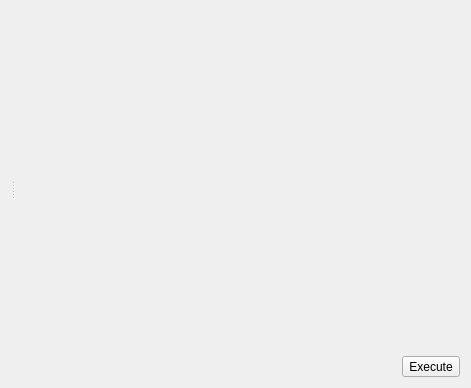
<ui version="4.0" >
 <class>ExtendedShell</class>
 <widget class="QWidget" name="ExtendedShell" >
  <property name="geometry" >
   <rect>
    <x>0</x>
    <y>0</y>
    <width>471</width>
    <height>388</height>
   </rect>
  </property>
  <property name="windowTitle" >
   <string>Form</string>
  </property>
  <layout class="QVBoxLayout" name="verticalLayout_2" >
   <property name="topMargin" >
    <number>0</number>
   </property>
   <item>
    <widget class="QSplitter" name="splitter" >
     <property name="orientation" >
      <enum>Qt::Horizontal</enum>
     </property>
     <widget class="QFrame" name="shellFrame" >
      <layout class="QVBoxLayout" name="verticalLayout_3" >
       <property name="margin" >
        <number>0</number>
       </property>
       <item>
        <widget class="PythonShell" native="1" name="shellWidget" />
       </item>
      </layout>
     </widget>
     <widget class="QFrame" name="editorFrame" >
      <layout class="QVBoxLayout" name="verticalLayout" >
       <property name="margin" >
        <number>0</number>
       </property>
       <item>
        <widget class="SourceEditor" native="1" name="editorWidget" >
         <property name="sizePolicy" >
          <sizepolicy vsizetype="Preferred" hsizetype="Preferred" >
           <horstretch>0</horstretch>
           <verstretch>1</verstretch>
          </sizepolicy>
         </property>
        </widget>
       </item>
       <item>
        <layout class="QHBoxLayout" name="horizontalLayout" >
         <item>
          <spacer name="horizontalSpacer" >
           <property name="orientation" >
            <enum>Qt::Horizontal</enum>
           </property>
           <property name="sizeHint" stdset="0" >
            <size>
             <width>40</width>
             <height>20</height>
            </size>
           </property>
          </spacer>
         </item>
         <item>
          <widget class="QToolButton" name="toolButton" >
           <property name="text" >
            <string>Execute</string>
           </property>
          </widget>
         </item>
        </layout>
       </item>
      </layout>
     </widget>
    </widget>
   </item>
  </layout>
  <action name="actionExecute" >
   <property name="icon" >
    <iconset resource="profit.qrc" >
     <normaloff>:/images/icons/misc.png</normaloff>:/images/icons/misc.png</iconset>
   </property>
   <property name="text" >
    <string>Execute</string>
   </property>
   <property name="shortcut" >
    <string>Ctrl+E</string>
   </property>
  </action>
 </widget>
 <customwidgets>
  <customwidget>
   <class>PythonShell</class>
   <extends>QWidget</extends>
   <header location="global" >profit.lib.widgets.shell.h</header>
   <container>1</container>
  </customwidget>
  <customwidget>
   <class>SourceEditor</class>
   <extends>QWidget</extends>
   <header location="global" >profit.lib.widgets.sourceeditor.h</header>
   <container>1</container>
  </customwidget>
 </customwidgets>
 <resources>
  <include location="profit.qrc" />
 </resources>
 <connections>
  <connection>
   <sender>toolButton</sender>
   <signal>clicked()</signal>
   <receiver>actionExecute</receiver>
   <slot>trigger()</slot>
   <hints>
    <hint type="sourcelabel" >
     <x>355</x>
     <y>363</y>
    </hint>
    <hint type="destinationlabel" >
     <x>-1</x>
     <y>-1</y>
    </hint>
   </hints>
  </connection>
 </connections>
</ui>
